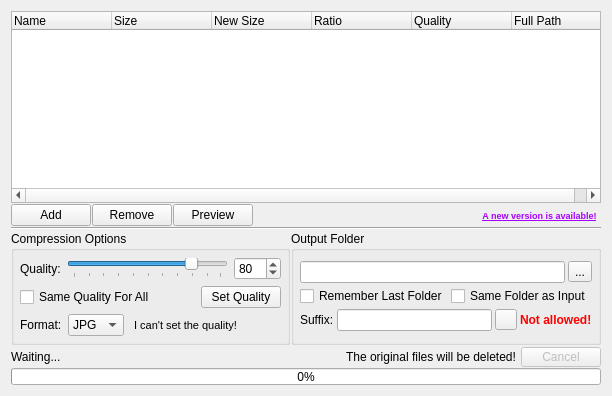
      <widget class="QWidget" name="verticalLayoutWidget_3">
       <property name="locale">
        <locale language="English" country="UnitedStates"/>
       </property>
       <layout class="QVBoxLayout" name="verticalLayout_4">
        <property name="spacing">
         <number>1</number>
        </property>
        <item>
         <widget class="QDropTreeWidget" name="listTreeWidget">
          <property name="sizePolicy">
           <sizepolicy hsizetype="Ignored" vsizetype="Expanding">
            <horstretch>0</horstretch>
            <verstretch>0</verstretch>
           </sizepolicy>
          </property>
          <property name="focusPolicy">
           <enum>Qt::StrongFocus</enum>
          </property>
          <property name="contextMenuPolicy">
           <enum>Qt::DefaultContextMenu</enum>
          </property>
          <property name="acceptDrops">
           <bool>true</bool>
          </property>
          <property name="locale">
           <locale language="English" country="UnitedStates"/>
          </property>
          <property name="dragEnabled">
           <bool>false</bool>
          </property>
          <property name="dragDropOverwriteMode">
           <bool>false</bool>
          </property>
          <property name="dragDropMode">
           <enum>QAbstractItemView::DropOnly</enum>
          </property>
          <property name="defaultDropAction">
           <enum>Qt::IgnoreAction</enum>
          </property>
          <property name="alternatingRowColors">
           <bool>true</bool>
          </property>
          <property name="selectionMode">
           <enum>QAbstractItemView::ExtendedSelection</enum>
          </property>
          <property name="iconSize">
           <size>
            <width>16</width>
            <height>16</height>
           </size>
          </property>
          <property name="verticalScrollMode">
           <enum>QAbstractItemView::ScrollPerItem</enum>
          </property>
          <property name="indentation">
           <number>0</number>
          </property>
          <property name="itemsExpandable">
           <bool>true</bool>
          </property>
          <property name="animated">
           <bool>true</bool>
          </property>
          <property name="allColumnsShowFocus">
           <bool>true</bool>
          </property>
          <column>
           <property name="text">
            <string>Name</string>
           </property>
          </column>
          <column>
           <property name="text">
            <string>Size</string>
           </property>
          </column>
          <column>
           <property name="text">
            <string>New Size</string>
           </property>
          </column>
          <column>
           <property name="text">
            <string>Ratio</string>
           </property>
          </column>
          <column>
           <property name="text">
            <string>Quality</string>
           </property>
          </column>
          <column>
           <property name="text">
            <string>Full Path</string>
           </property>
          </column>
         </widget>
        </item>
        <item>
         <layout class="QHBoxLayout" name="horizontalLayout_3">
          <item>
           <widget class="QPushButton" name="addButton">
            <property name="locale">
             <locale language="English" country="UnitedStates"/>
            </property>
            <property name="text">
             <string>Add</string>
            </property>
            <property name="icon">
             <iconset resource="icons.qrc">
              <normaloff>:/icons/plus.png</normaloff>:/icons/plus.png</iconset>
            </property>
            <property name="autoDefault">
             <bool>true</bool>
            </property>
           </widget>
          </item>
          <item>
           <widget class="QPushButton" name="removeButton">
            <property name="locale">
             <locale language="English" country="UnitedStates"/>
            </property>
            <property name="text">
             <string>Remove</string>
            </property>
            <property name="icon">
             <iconset resource="icons.qrc">
              <normaloff>:/icons/remove.png</normaloff>:/icons/remove.png</iconset>
            </property>
           </widget>
          </item>
          <item>
           <widget class="QPushButton" name="previewButton">
            <property name="locale">
             <locale language="English" country="UnitedStates"/>
            </property>
            <property name="text">
             <string>Preview</string>
            </property>
            <property name="icon">
             <iconset resource="icons.qrc">
              <normaloff>:/icons/search.png</normaloff>:/icons/search.png</iconset>
            </property>
           </widget>
          </item>
          <item>
           <spacer name="horizontalSpacer">
            <property name="locale">
             <locale language="English" country="UnitedStates"/>
            </property>
            <property name="orientation">
             <enum>Qt::Horizontal</enum>
            </property>
            <property name="sizeType">
             <enum>QSizePolicy::MinimumExpanding</enum>
            </property>
            <property name="sizeHint" stdset="0">
             <size>
              <width>40</width>
              <height>20</height>
             </size>
            </property>
           </spacer>
          </item>
          <item>
           <widget class="QPushButton" name="updateButton">
            <property name="sizePolicy">
             <sizepolicy hsizetype="Maximum" vsizetype="Fixed">
              <horstretch>0</horstretch>
              <verstretch>0</verstretch>
             </sizepolicy>
            </property>
            <property name="maximumSize">
             <size>
              <width>16777215</width>
              <height>18</height>
             </size>
            </property>
            <property name="palette">
             <palette>
              <active>
               <colorrole role="ButtonText">
                <brush brushstyle="SolidPattern">
                 <color alpha="255">
                  <red>170</red>
                  <green>0</green>
                  <blue>255</blue>
                 </color>
                </brush>
               </colorrole>
              </active>
              <inactive>
               <colorrole role="ButtonText">
                <brush brushstyle="SolidPattern">
                 <color alpha="255">
                  <red>170</red>
                  <green>0</green>
                  <blue>255</blue>
                 </color>
                </brush>
               </colorrole>
              </inactive>
              <disabled>
               <colorrole role="ButtonText">
                <brush brushstyle="SolidPattern">
                 <color alpha="255">
                  <red>120</red>
                  <green>120</green>
                  <blue>120</blue>
                 </color>
                </brush>
               </colorrole>
              </disabled>
             </palette>
            </property>
            <property name="font">
             <font>
              <pointsize>7</pointsize>
              <weight>75</weight>
              <bold>true</bold>
              <underline>true</underline>
             </font>
            </property>
            <property name="locale">
             <locale language="English" country="UnitedStates"/>
            </property>
            <property name="text">
             <string>A new version is available!</string>
            </property>
            <property name="flat">
             <bool>true</bool>
            </property>
           </widget>
          </item>
         </layout>
        </item>
        <item>
         <widget class="Line" name="line_2">
          <property name="locale">
           <locale language="English" country="UnitedStates"/>
          </property>
          <property name="orientation">
           <enum>Qt::Horizontal</enum>
          </property>
         </widget>
        </item>
        <item>
         <layout class="QHBoxLayout" name="horizontalLayout_4">
          <property name="spacing">
           <number>1</number>
          </property>
          <item>
           <widget class="QGroupBox" name="groupBox_2">
            <property name="locale">
             <locale language="English" country="UnitedStates"/>
            </property>
            <property name="title">
             <string>Compression Options</string>
            </property>
            <layout class="QVBoxLayout" name="verticalLayout_5">
             <property name="margin">
              <number>6</number>
             </property>
             <item>
              <layout class="QVBoxLayout" name="verticalLayout_3">
               <item>
                <layout class="QHBoxLayout" name="horizontalLayout_6">
                 <item>
                  <widget class="QLabel" name="qualityLabel">
                   <property name="locale">
                    <locale language="English" country="UnitedStates"/>
                   </property>
                   <property name="text">
                    <string>Quality:</string>
                   </property>
                  </widget>
                 </item>
                 <item>
                  <widget class="QSlider" name="qualitySlider">
                   <property name="locale">
                    <locale language="English" country="UnitedStates"/>
                   </property>
                   <property name="minimum">
                    <number>1</number>
                   </property>
                   <property name="maximum">
                    <number>100</number>
                   </property>
                   <property name="singleStep">
                    <number>5</number>
                   </property>
                   <property name="value">
                    <number>80</number>
                   </property>
                   <property name="orientation">
                    <enum>Qt::Horizontal</enum>
                   </property>
                   <property name="tickPosition">
                    <enum>QSlider::TicksBelow</enum>
                   </property>
                   <property name="tickInterval">
                    <number>10</number>
                   </property>
                  </widget>
                 </item>
                 <item>
                  <widget class="QSpinBox" name="qualitySpinBox">
                   <property name="locale">
                    <locale language="English" country="UnitedStates"/>
                   </property>
                   <property name="minimum">
                    <number>1</number>
                   </property>
                   <property name="maximum">
                    <number>100</number>
                   </property>
                   <property name="value">
                    <number>80</number>
                   </property>
                  </widget>
                 </item>
                </layout>
               </item>
              </layout>
             </item>
             <item>
              <layout class="QHBoxLayout" name="horizontalLayout_7">
               <item>
                <widget class="QCheckBox" name="sameLevelCheckBox">
                 <property name="locale">
                  <locale language="English" country="UnitedStates"/>
                 </property>
                 <property name="text">
                  <string>Same Quality For All</string>
                 </property>
                </widget>
               </item>
               <item>
                <spacer name="horizontalSpacer_2">
                 <property name="locale">
                  <locale language="English" country="UnitedStates"/>
                 </property>
                 <property name="orientation">
                  <enum>Qt::Horizontal</enum>
                 </property>
                 <property name="sizeHint" stdset="0">
                  <size>
                   <width>40</width>
                   <height>20</height>
                  </size>
                 </property>
                </spacer>
               </item>
               <item>
                <widget class="QPushButton" name="setQualityButton">
                 <property name="locale">
                  <locale language="English" country="UnitedStates"/>
                 </property>
                 <property name="text">
                  <string>Set Quality</string>
                 </property>
                </widget>
               </item>
              </layout>
             </item>
             <item>
              <layout class="QHBoxLayout" name="horizontalLayout_8">
               <item>
                <widget class="QLabel" name="formatLabel">
                 <property name="sizePolicy">
                  <sizepolicy hsizetype="Maximum" vsizetype="Preferred">
                   <horstretch>0</horstretch>
                   <verstretch>0</verstretch>
                  </sizepolicy>
                 </property>
                 <property name="maximumSize">
                  <size>
                   <width>44</width>
                   <height>16777215</height>
                  </size>
                 </property>
                 <property name="locale">
                  <locale language="English" country="UnitedStates"/>
                 </property>
                 <property name="text">
                  <string>Format:</string>
                 </property>
                </widget>
               </item>
               <item>
                <widget class="QComboBox" name="formatComboBox">
                 <property name="sizePolicy">
                  <sizepolicy hsizetype="Maximum" vsizetype="Fixed">
                   <horstretch>0</horstretch>
                   <verstretch>0</verstretch>
                  </sizepolicy>
                 </property>
                 <property name="locale">
                  <locale language="English" country="UnitedStates"/>
                 </property>
                 <item>
                  <property name="text">
                   <string>JPG</string>
                  </property>
                 </item>
                 <item>
                  <property name="text">
                   <string>PNG</string>
                  </property>
                 </item>
                 <item>
                  <property name="text">
                   <string>BMP</string>
                  </property>
                 </item>
                </widget>
               </item>
               <item>
                <widget class="QPushButton" name="cantSetButton">
                 <property name="maximumSize">
                  <size>
                   <width>16777215</width>
                   <height>20</height>
                  </size>
                 </property>
                 <property name="font">
                  <font>
                   <pointsize>8</pointsize>
                  </font>
                 </property>
                 <property name="locale">
                  <locale language="English" country="UnitedStates"/>
                 </property>
                 <property name="text">
                  <string>I can't set the quality!</string>
                 </property>
                 <property name="icon">
                  <iconset resource="icons.qrc">
                   <normaloff>:/icons/help.png</normaloff>:/icons/help.png</iconset>
                 </property>
                 <property name="iconSize">
                  <size>
                   <width>16</width>
                   <height>16</height>
                  </size>
                 </property>
                 <property name="flat">
                  <bool>true</bool>
                 </property>
                </widget>
               </item>
               <item>
                <spacer name="horizontalSpacer_4">
                 <property name="orientation">
                  <enum>Qt::Horizontal</enum>
                 </property>
                 <property name="sizeHint" stdset="0">
                  <size>
                   <width>20</width>
                   <height>20</height>
                  </size>
                 </property>
                </spacer>
               </item>
              </layout>
             </item>
            </layout>
           </widget>
          </item>
          <item>
           <widget class="QGroupBox" name="groupBox">
            <property name="locale">
             <locale language="English" country="UnitedStates"/>
            </property>
            <property name="title">
             <string>Output Folder</string>
            </property>
            <layout class="QVBoxLayout" name="verticalLayout_7">
             <property name="spacing">
              <number>3</number>
             </property>
             <property name="margin">
              <number>6</number>
             </property>
             <item>
              <layout class="QVBoxLayout" name="verticalLayout_6">
               <item>
                <layout class="QHBoxLayout" name="horizontalLayout_9">
                 <item>
                  <widget class="QLineEdit" name="outputLineEdit">
                   <property name="locale">
                    <locale language="English" country="UnitedStates"/>
                   </property>
                  </widget>
                 </item>
                 <item>
                  <widget class="QToolButton" name="browseToolButton">
                   <property name="locale">
                    <locale language="English" country="UnitedStates"/>
                   </property>
                   <property name="text">
                    <string>...</string>
                   </property>
                  </widget>
                 </item>
                </layout>
               </item>
               <item>
                <layout class="QHBoxLayout" name="horizontalLayout_11">
                 <item>
                  <widget class="QCheckBox" name="rememberDirectoryCheckBox">
                   <property name="locale">
                    <locale language="English" country="UnitedStates"/>
                   </property>
                   <property name="text">
                    <string>Remember Last Folder</string>
                   </property>
                  </widget>
                 </item>
                 <item>
                  <widget class="QCheckBox" name="sameFolderCheckBox">
                   <property name="locale">
                    <locale language="English" country="UnitedStates"/>
                   </property>
                   <property name="text">
                    <string>Same Folder as Input</string>
                   </property>
                  </widget>
                 </item>
                </layout>
               </item>
               <item>
                <layout class="QHBoxLayout" name="horizontalLayout_10">
                 <item>
                  <widget class="QLabel" name="suffixLabel">
                   <property name="sizePolicy">
                    <sizepolicy hsizetype="Maximum" vsizetype="Preferred">
                     <horstretch>0</horstretch>
                     <verstretch>0</verstretch>
                    </sizepolicy>
                   </property>
                   <property name="locale">
                    <locale language="English" country="UnitedStates"/>
                   </property>
                   <property name="text">
                    <string>Suffix:</string>
                   </property>
                  </widget>
                 </item>
                 <item>
                  <widget class="QLineEdit" name="suffixLineEdit">
                   <property name="sizePolicy">
                    <sizepolicy hsizetype="Minimum" vsizetype="Fixed">
                     <horstretch>0</horstretch>
                     <verstretch>0</verstretch>
                    </sizepolicy>
                   </property>
                   <property name="locale">
                    <locale language="English" country="UnitedStates"/>
                   </property>
                  </widget>
                 </item>
                 <item>
                  <widget class="QToolButton" name="undoButton">
                   <property name="sizePolicy">
                    <sizepolicy hsizetype="Maximum" vsizetype="Fixed">
                     <horstretch>0</horstretch>
                     <verstretch>0</verstretch>
                    </sizepolicy>
                   </property>
                   <property name="locale">
                    <locale language="English" country="UnitedStates"/>
                   </property>
                   <property name="text">
                    <string/>
                   </property>
                   <property name="icon">
                    <iconset resource="icons.qrc">
                     <normaloff>:/icons/undo.png</normaloff>:/icons/undo.png</iconset>
                   </property>
                   <property name="iconSize">
                    <size>
                     <width>14</width>
                     <height>14</height>
                    </size>
                   </property>
                  </widget>
                 </item>
                 <item>
                  <widget class="QLabel" name="suffixErrorLabel">
                   <property name="sizePolicy">
                    <sizepolicy hsizetype="Fixed" vsizetype="Fixed">
                     <horstretch>0</horstretch>
                     <verstretch>0</verstretch>
                    </sizepolicy>
                   </property>
                   <property name="minimumSize">
                    <size>
                     <width>0</width>
                     <height>0</height>
                    </size>
                   </property>
                   <property name="maximumSize">
                    <size>
                     <width>16777215</width>
                     <height>14</height>
                    </size>
                   </property>
                   <property name="palette">
                    <palette>
                     <active>
                      <colorrole role="WindowText">
                       <brush brushstyle="SolidPattern">
                        <color alpha="255">
                         <red>255</red>
                         <green>0</green>
                         <blue>0</blue>
                        </color>
                       </brush>
                      </colorrole>
                      <colorrole role="Text">
                       <brush brushstyle="SolidPattern">
                        <color alpha="255">
                         <red>255</red>
                         <green>0</green>
                         <blue>0</blue>
                        </color>
                       </brush>
                      </colorrole>
                     </active>
                     <inactive>
                      <colorrole role="WindowText">
                       <brush brushstyle="SolidPattern">
                        <color alpha="255">
                         <red>255</red>
                         <green>0</green>
                         <blue>0</blue>
                        </color>
                       </brush>
                      </colorrole>
                      <colorrole role="Text">
                       <brush brushstyle="SolidPattern">
                        <color alpha="255">
                         <red>255</red>
                         <green>0</green>
                         <blue>0</blue>
                        </color>
                       </brush>
                      </colorrole>
                     </inactive>
                     <disabled>
                      <colorrole role="WindowText">
                       <brush brushstyle="SolidPattern">
                        <color alpha="255">
                         <red>120</red>
                         <green>120</green>
                         <blue>120</blue>
                        </color>
                       </brush>
                      </colorrole>
                      <colorrole role="Text">
                       <brush brushstyle="SolidPattern">
                        <color alpha="255">
                         <red>120</red>
                         <green>120</green>
                         <blue>120</blue>
                        </color>
                       </brush>
                      </colorrole>
                     </disabled>
                    </palette>
                   </property>
                   <property name="font">
                    <font>
                     <weight>75</weight>
                     <bold>true</bold>
                    </font>
                   </property>
                   <property name="locale">
                    <locale language="English" country="UnitedStates"/>
                   </property>
                   <property name="text">
                    <string>Not allowed!</string>
                   </property>
                  </widget>
                 </item>
                </layout>
               </item>
              </layout>
             </item>
            </layout>
           </widget>
          </item>
         </layout>
        </item>
        <item>
         <widget class="Line" name="line">
          <property name="locale">
           <locale language="English" country="UnitedStates"/>
          </property>
          <property name="orientation">
           <enum>Qt::Vertical</enum>
          </property>
         </widget>
        </item>
        <item>
         <layout class="QGridLayout" name="gridLayout">
          <property name="spacing">
           <number>1</number>
          </property>
          <item row="0" column="0">
           <widget class="QLabel" name="progressLabel">
            <property name="sizePolicy">
             <sizepolicy hsizetype="Expanding" vsizetype="Preferred">
              <horstretch>0</horstretch>
              <verstretch>0</verstretch>
             </sizepolicy>
            </property>
            <property name="locale">
             <locale language="English" country="UnitedStates"/>
            </property>
            <property name="text">
             <string>Waiting...</string>
            </property>
           </widget>
          </item>
          <item row="1" column="0" colspan="3">
           <widget class="QProgressBar" name="progressBar">
            <property name="sizePolicy">
             <sizepolicy hsizetype="Expanding" vsizetype="Fixed">
              <horstretch>0</horstretch>
              <verstretch>0</verstretch>
             </sizepolicy>
            </property>
            <property name="minimumSize">
             <size>
              <width>0</width>
              <height>0</height>
             </size>
            </property>
            <property name="maximumSize">
             <size>
              <width>16777215</width>
              <height>17</height>
             </size>
            </property>
            <property name="locale">
             <locale language="English" country="UnitedStates"/>
            </property>
            <property name="maximum">
             <number>100</number>
            </property>
            <property name="value">
             <number>0</number>
            </property>
           </widget>
          </item>
          <item row="0" column="2">
           <widget class="QPushButton" name="cancelButton">
            <property name="enabled">
             <bool>false</bool>
            </property>
            <property name="sizePolicy">
             <sizepolicy hsizetype="Maximum" vsizetype="Fixed">
              <horstretch>0</horstretch>
              <verstretch>0</verstretch>
             </sizepolicy>
            </property>
            <property name="maximumSize">
             <size>
              <width>16777215</width>
              <height>20</height>
             </size>
            </property>
            <property name="locale">
             <locale language="English" country="UnitedStates"/>
            </property>
            <property name="text">
             <string>Cancel</string>
            </property>
           </widget>
          </item>
          <item row="0" column="1">
           <widget class="QPushButton" name="deleteOriginalPushButton">
            <property name="minimumSize">
             <size>
              <width>0</width>
              <height>0</height>
             </size>
            </property>
            <property name="maximumSize">
             <size>
              <width>16777215</width>
              <height>20</height>
             </size>
            </property>
            <property name="text">
             <string>The original files will be deleted!</string>
            </property>
            <property name="icon">
             <iconset resource="icons.qrc">
              <normaloff>:/icons/warning.png</normaloff>:/icons/warning.png</iconset>
            </property>
            <property name="iconSize">
             <size>
              <width>14</width>
              <height>14</height>
             </size>
            </property>
            <property name="flat">
             <bool>true</bool>
            </property>
           </widget>
          </item>
         </layout>
        </item>
       </layout>
      </widget>
